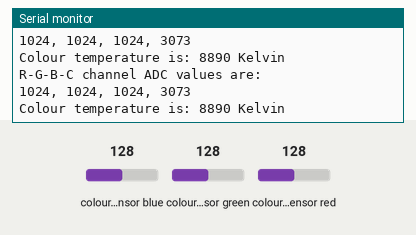
Bench run of a sketch on a simulated ESP8266 (NodeMCU). Parts: the last lines printed to the serial monitor. The inputs (shaded band) are chosen by the test bench; at power-on: colour sensor blue 128, colour sensor green 128, colour sensor red 128.

Above: at 2.9 s.
3.0 s: colour sensor blue set to 5
At 4.8 s:
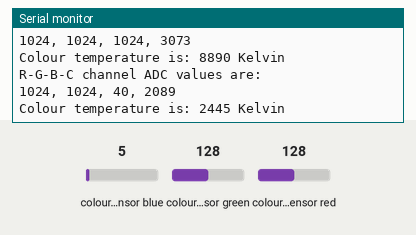
5.8 s: colour sensor green set to 5
At 7.1 s:
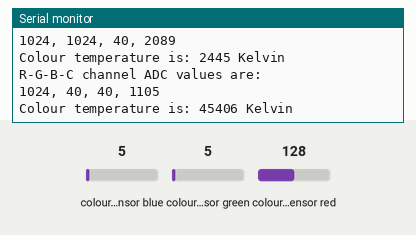
8.6 s: colour sensor red set to 5
At 11.6 s:
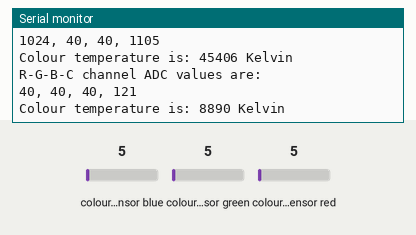
Timing chart, 0 to 13.1 s (numbered marks = the images above; inputs shaded):
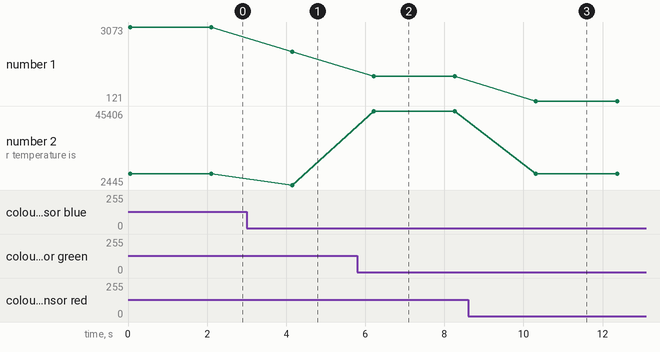

The sketch:

tcs_sensor.ino
```cpp
/*
 * This code initialises the TCS34725 RGB sensor,
 * and display's the environment colour temperature
 */

#include <Wire.h> // Include Arduino's I2C library
#include <Adafruit_TCS34725.h> // Include Adafruit's TCS library

// defines for the pin names
#define SCL_PIN D5
#define SDA_PIN D6

Adafruit_TCS34725 tcs_sensor = Adafruit_TCS34725(TCS34725_INTEGRATIONTIME_101MS, TCS34725_GAIN_16X);; // This is the sensor's C++ object.

// ADC values from the sensor
uint16_t red_value = 0;
uint16_t green_value = 0;
uint16_t blue_value = 0;
uint16_t clear_value = 0;

uint16_t colour_temperature = 0; // This is in Kelvins

void setup() {
  // put your setup code here, to run once:

  Serial.begin(115200); // Initialise the UART
  Serial.println(); // Do an empty new line

  Wire.begin(SDA_PIN, SCL_PIN); // This initialises the I2C bus on the pins we assigned

  if(tcs_sensor.begin())
  {
    // If we got here, the sensor got found.
    Serial.println("TCS sensor found.");
  }
  else
  {
    // If we got here, the TCS sensor didn't initialise.
    Serial.println("The TCS sensor could not be initialised. Is it connected properly? Is it powered?");
    while(1); // This makes sure nothing else happens
  }

  // Now we can continue with configuring the sensor
  tcs_sensor.setInterrupt(false); // This one disables the interrupt pin

  // Just for the hell of it, let's change the gain and the integration time.
  tcs_sensor.setGain(TCS34725_GAIN_4X); // Reduce this gain if you saturate your sensor
  tcs_sensor.setIntegrationTime(TCS34725_INTEGRATIONTIME_700MS);

  Serial.println("Hardware initialised.");

}

void loop() {
  // put your main code here, to run repeatedly:

  tcs_sensor.getRawData(&red_value, &green_value, &blue_value, &clear_value); // Update the value with pointers
  colour_temperature = tcs_sensor.calculateColorTemperature(red_value, green_value, blue_value); // Update the value as return value

  // Now we print
  Serial.println("R-G-B-C channel ADC values are: ");
  Serial.print(red_value); // Print ADC value
  Serial.print(", "); // Add a space
  Serial.print(green_value); // Print ADC value
  Serial.print(", "); // Add a space
  Serial.print(blue_value); // Print ADC value
  Serial.print(", "); // Add a space
  Serial.println(clear_value);

  Serial.print("Colour temperature is: ");
  Serial.print(colour_temperature);
  Serial.println(" Kelvin");

  Serial.println(""); // Print empty line
  delay(2000);

}
```

Measured:
- after the input at 3.0 s, the serial monitor: prints a new line after 1.2 s (image 1)
- after the input at 5.8 s, the serial monitor: prints a new line after 0.41 s (image 2)
- after the input at 8.6 s, the serial monitor: prints a new line after 1.7 s (image 3)
- plotted number 1: 3073 → 2089 after the input at 3.0 s, 2089 → 1105 after the input at 5.8 s, 1105 → 121 after the input at 8.6 s
- plotted number 2: 8890 → 2445 after the input at 3.0 s, 2445 → 45406 after the input at 5.8 s, 45406 → 8890 after the input at 8.6 s
